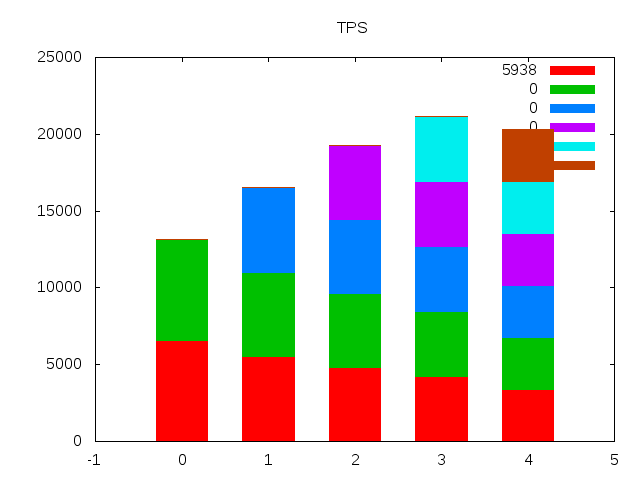

Recreate this plot in gnuplot.
set terminal png
set output "foo.png"
set title "TPS"
set style data histogram
set style histogram rowstacked
set style fill solid
set boxwidth 0.6 relative
plot for [COL=2:7] 'foo.out' using COL title columnheader;
